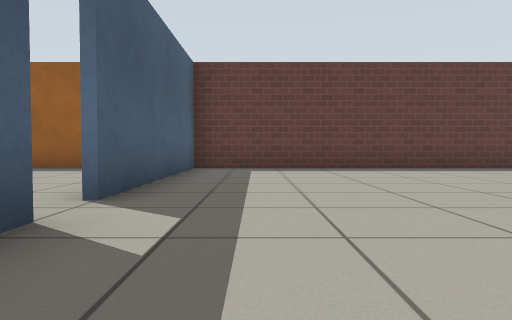
view 1 (above)

18 first-person views from a walk through a robot-simulator world made for Gazebo. The camera is 0.5 m above the floor, tilts 2° down and sees 70° across. The floor is counted in squares, 1 m on a side. Each view is taken from the middle of a square. On the plan, view 1 faces up. The plan holds only what a view shows up to about 9 squares ahead; the rest is blank. The place goes on beyond the plan. Simple patterns stand in for the simulator's built-in surfaces.

view 2
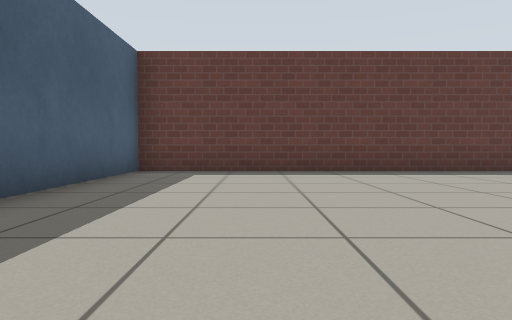

view 3
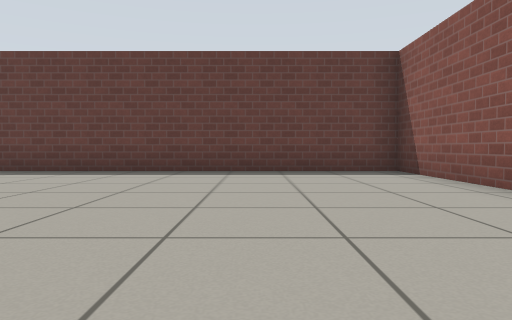

view 4
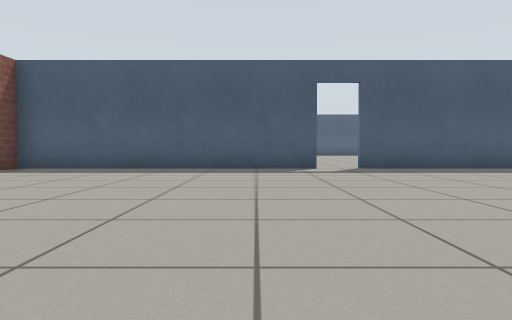

view 5
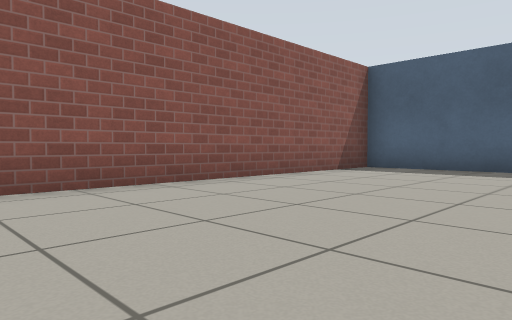

view 6
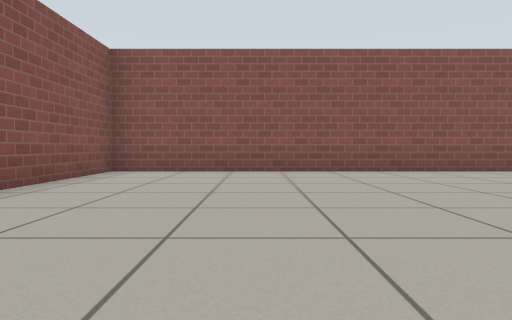

view 7
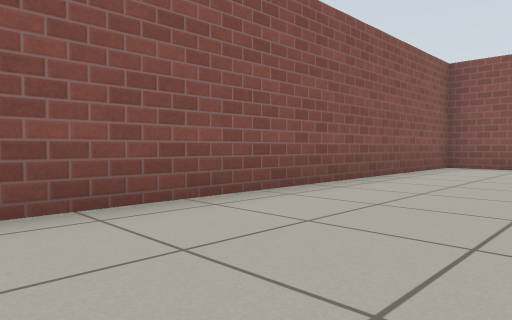

view 8
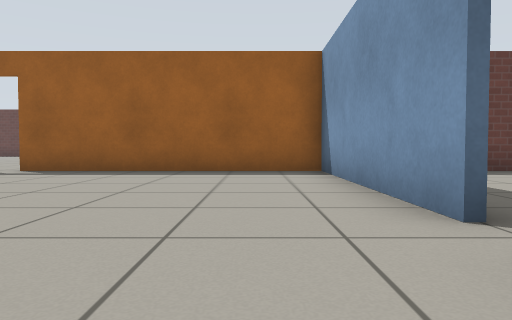

view 9
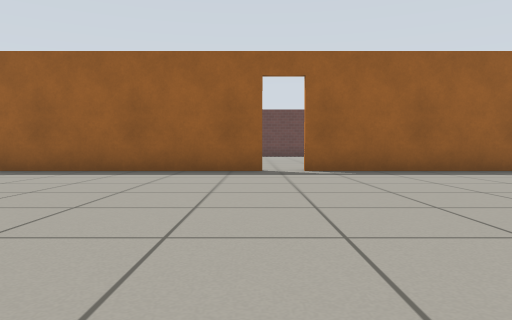

view 10
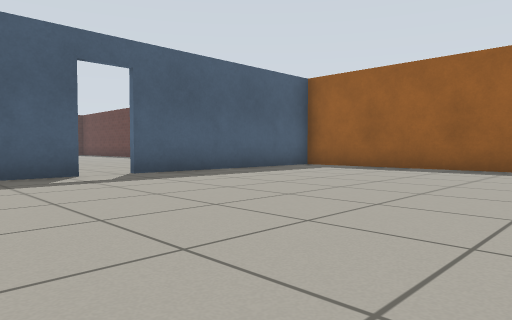

view 11
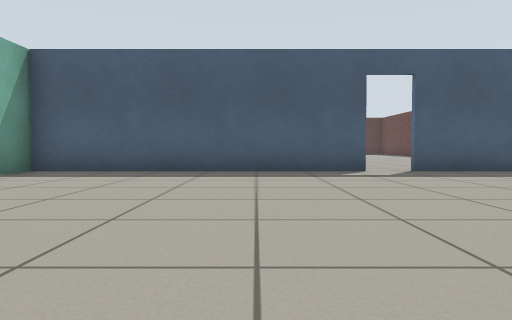

view 12
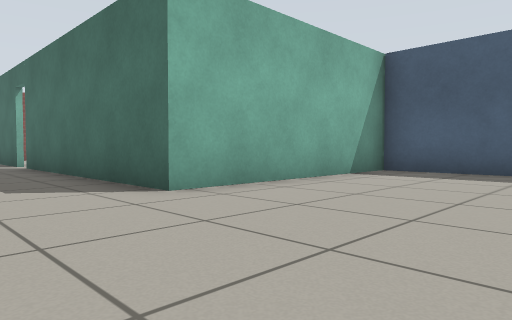

view 13
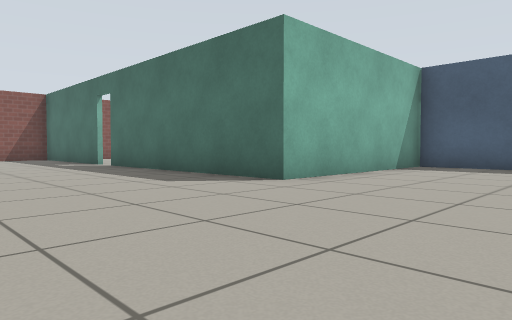

view 14
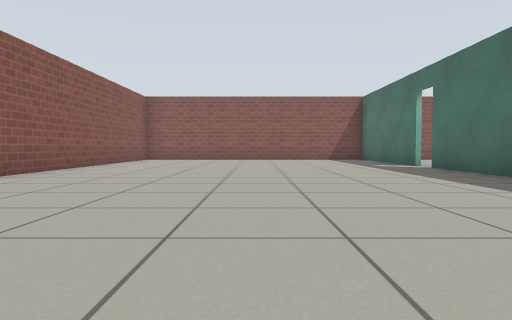

view 15
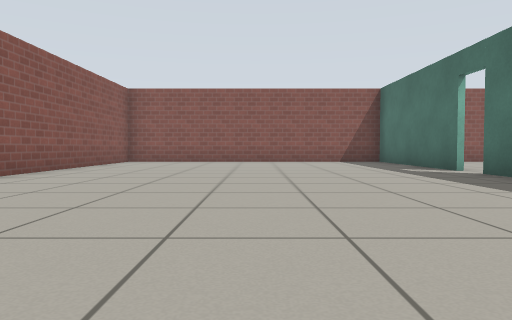

view 16
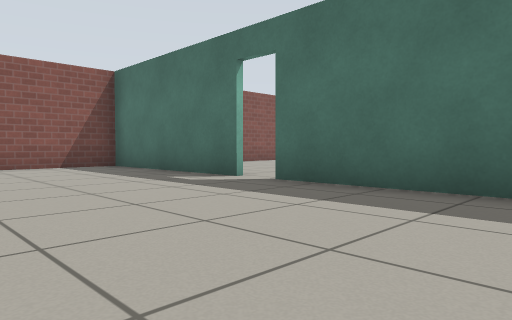

view 17
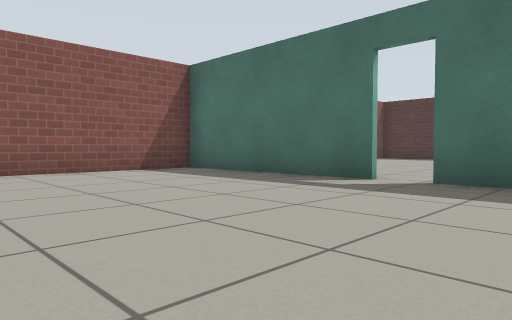

view 18
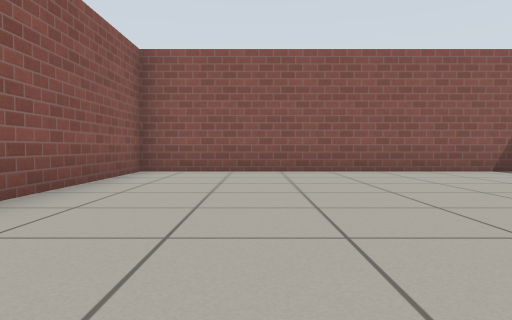

### Floor plan
Ten units are one square. View 1 is at (0, 0); x grows to the right and y downward. Boxes are objects, and circles mark ways between rooms. Rooms are numbered by the first view taken in them; rooms with no view inside come last. Other rooms are left out.
<svg viewBox="-165 -95 270 265">
<path fill="none" stroke="#000" d="M-15 -25 -15 45 100 45 100 -87 -10 -87M-15 -88 -15 -34M-16 -34 -16 -87M-155 -24 -155 45 -102 45 -102 109M-102 116 -102 165 -16 165 -16 81M-87 -87 -144 -87M-155 -64 -155 -33M-10 -87 -80 -87"/>
<circle cx="-15" cy="-30" r="3" fill="#2a7"/>
<text x="40" y="-20">1</text>
<text x="-70" y="20">2</text>
</svg>
Room 1 opens to room 2.

Where each view was taken, in squares from view 1:
view 1: 0 up, 0 right, facing up
view 2: 1 up, 1 right, facing up
view 3: 1 up, 7 right, facing up
view 4: 1 up, 7 right, facing left
view 5: 0 up, 7 right, facing down-left
view 6: 3 up, 7 right, facing down
view 7: 5 up, 7 right, facing down-right
view 8: 1 up, 3 left, facing up
view 9: 1 up, 9 left, facing up
view 10: 0 up, 9 left, facing up-left
view 11: 0 up, 8 left, facing left
view 12: 1 down, 8 left, facing down-left
view 13: 1 down, 6 left, facing down-left
view 14: 2 down, 6 left, facing down
view 15: 4 down, 6 left, facing down
view 16: 7 down, 6 left, facing down-left
view 17: 9 down, 5 left, facing down-left
view 18: 9 down, 4 left, facing down
